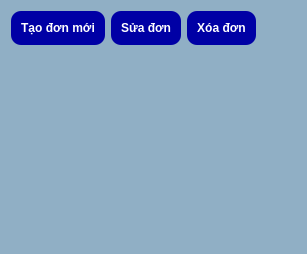
    <widget class="QWidget" name="page_applications">
     <property name="styleSheet">
      <string notr="true">background-color: rgb(144, 175, 197);</string>
     </property>
     <layout class="QVBoxLayout" name="verticalLayout_3">
      <item>
       <layout class="QHBoxLayout" name="horizontalLayout_3">
        <item>
         <widget class="QPushButton" name="btn_new_application">
          <property name="styleSheet">
           <string notr="true">background-color: rgb(0, 0, 165);
border-radius: 10px;
color: rgb(255, 255, 255);
padding: 10px;
font-weight: bold;</string>
          </property>
          <property name="text">
           <string>Tạo đơn mới</string>
          </property>
         </widget>
        </item>
        <item>
         <widget class="QPushButton" name="btn_edit_application">
          <property name="styleSheet">
           <string notr="true">background-color: rgb(0, 0, 165);
border-radius: 10px;
color: rgb(255, 255, 255);
padding: 10px;
font-weight: bold;</string>
          </property>
          <property name="text">
           <string>Sửa đơn</string>
          </property>
         </widget>
        </item>
        <item>
         <widget class="QPushButton" name="btn_delete_application">
          <property name="styleSheet">
           <string notr="true">background-color: rgb(0, 0, 165);
border-radius: 10px;
color: rgb(255, 255, 255);
padding: 10px;
font-weight: bold;</string>
          </property>
          <property name="text">
           <string>Xóa đơn</string>
          </property>
         </widget>
        </item>
        <item>
         <spacer name="horizontalSpacer_2">
          <property name="orientation">
           <enum>Qt::Orientation::Horizontal</enum>
          </property>
          <property name="sizeHint" stdset="0">
           <size>
            <width>40</width>
            <height>20</height>
           </size>
          </property>
         </spacer>
        </item>
       </layout>
      </item>
      <item>
       <widget class="QTableWidget" name="applications_table">
        <property name="styleSheet">
         <string notr="true">
QTableWidget {
    background-color: rgb(144, 175, 197);
    color: black;
    gridline-color: #2c5a73;
    border: none;
}

QTableWidget::item {
    padding: 8px;
    border: none;
}

QTableWidget::item:selected {
    background-color: #336b87;
    color: white;
}

QHeaderView::section {
    background-color: #336b87;
    color: white;
    padding: 10px;
    border: none;
    font-weight: bold;
    text-align: center;
}

QTableWidget QScrollBar:vertical {
    background-color: rgb(144, 175, 197);
    width: 12px;
    margin: 0px;
}

QTableWidget QScrollBar::handle:vertical {
    background-color: #336b87;
    border-radius: 6px;
    min-height: 20px;
}

QTableWidget QScrollBar::add-line:vertical,
QTableWidget QScrollBar::sub-line:vertical {
    height: 0px;
}

QTableWidget QScrollBar:horizontal {
    background-color: rgb(144, 175, 197);
    height: 12px;
    margin: 0px;
}

QTableWidget QScrollBar::handle:horizontal {
    background-color: #336b87;
    border-radius: 6px;
    min-width: 20px;
}

QTableWidget QScrollBar::add-line:horizontal,
QTableWidget QScrollBar::sub-line:horizontal {
    width: 0px;
}
         </string>
        </property>
        <property name="alternatingRowColors">
         <bool>true</bool>
        </property>
        <property name="selectionMode">
         <enum>QAbstractItemView::SelectionMode::SingleSelection</enum>
        </property>
        <property name="selectionBehavior">
         <enum>QAbstractItemView::SelectionBehavior::SelectRows</enum>
        </property>
       </widget>
      </item>
     </layout>
    </widget>
